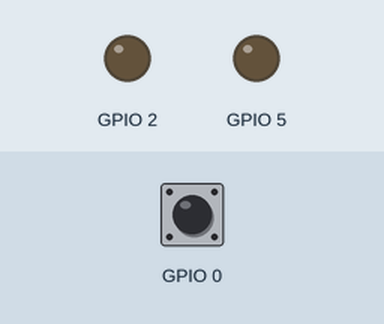
Simulated run of this program. Board: ESP32. Parts: output pins drawn as LEDs (lit = HIGH). Dashed ring = blinking. The inputs (shaded band) are chosen by the test bench; at power-on: GPIO 0 HIGH.

Above: at 1.2 s.
1.3 s: GPIO 0 pulled LOW for 3.2 s
At 3.4 s:
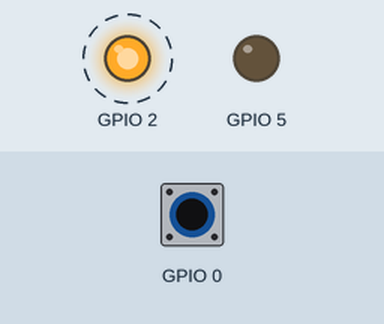
6.0 s: GPIO 0 pulled LOW for 0.15 s
At 6.21 s:
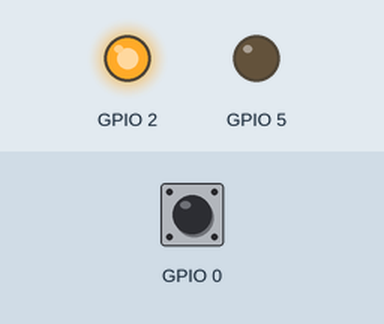
7.6 s: GPIO 0 pulled LOW for 1 s
At 9.7 s:
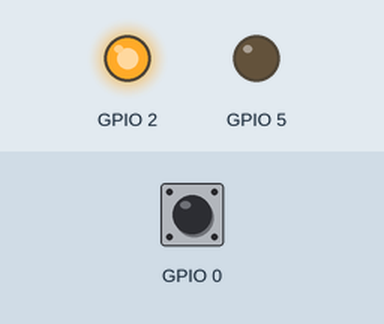
Timing chart, 0 to 11.2 s (numbered marks = the images above; inputs shaded):
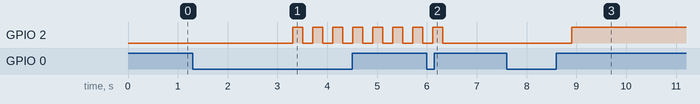

The program:

main.cpp
```cpp
#include <Arduino.h>
#include <LED.h>
#include <PushBTN.h>

LED led1(LED_PIN1, LED_ACT1);
LED led2(LED_PIN2, LED_ACT2);

void btnPush();
void btnDoubleClick();
void btnHold();

PushBTN button(BTN_PIN, BTN_ACT, btnPush, btnHold, btnDoubleClick);

int selected = 0;  //led 1 = 0 ; led2 = 1

void setup()
{
    led1.off();
    led2.off();
}

void loop()
{
    led1.loop();
    led2.loop();
    button.loop();
}

void btnPush() {
    if (selected == 0) led1.flip();
    else led2.flip();
}

void btnDoubleClick() {
    selected = 1 - selected; // chuyển LED
}

void btnHold() {
    if (selected == 0) led1.blink(200);
    else led2.blink(200);
}
```

Measured:
- after the input at 1.3 s, GPIO 2: alternates HIGH for 0.20 s and LOW for 0.20 s, starting after 2.0 s
- after the input at 6.0 s, GPIO 2: goes on until 6.3 s, then stays LOW
- after the input at 7.6 s, GPIO 2: LOW → HIGH after 1.3 s
